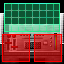

Tiled map render using the project's own tile images. Description and the map definition, with tile-layer contents summarised, below:
An orthogonal 2x2 tile map with 32x32 px tiles, 2 tile layers (objects, collision), 1 hidden layer not drawn, 7 tilesets.

<map version="1.0" orientation="orthogonal" width="2" height="2" tilewidth="32" tileheight="32">
 <tileset firstgid="1" name="furniture-modern" tilewidth="32" tileheight="32">
  <image source="../maps/graphics/tiles/furniture-modern.png" width="512" height="512" />
 </tileset>
 <tileset firstgid="257" name="furniture-placement" tilewidth="32" tileheight="32">
  <image source="../maps/graphics/tiles/furniture-placement.png" width="64" height="64" />
  <tile id="2">
   <properties>
    <property name="constraint" value="ground" />
   </properties>
  </tile>
  <tile id="3">
   <properties>
    <property name="constraint" value="wall" />
   </properties>
  </tile>
 </tileset>
 <tileset firstgid="261" name="collision" tilewidth="32" tileheight="32">
  <image source="../maps/graphics/tiles/collision.png" width="64" height="32" />
 </tileset>
 <tileset firstgid="263" name="modern-activators" tilewidth="32" tileheight="32">
  <image source="../image-atlases/modern-activators.png" width="64" height="64" />
 </tileset>
 <tileset firstgid="267" name="lab-tiles" tilewidth="32" tileheight="32">
  <image source="../image-atlases/lab-tiles.png" width="512" height="512" />
 </tileset>
 <tileset firstgid="523" name="scifi-atlas" tilewidth="32" tileheight="32">
  <image source="../image-atlases/scifi-atlas.png" width="832" height="832" />
 </tileset>
 <tileset firstgid="1199" name="future-obj2" tilewidth="32" tileheight="32">
  <image source="../image-atlases/future-obj2.png" width="512" height="512" />
 </tileset>
 <layer name="objects" width="2" height="2">
  <data>[4 cells, 4 non-empty, 4 distinct tile ids]</data>
 </layer>
 <layer name="constraints" width="2" height="2" visible="0">
  <data>[4 cells, 4 non-empty, 2 distinct tile ids]</data>
 </layer>
 <layer name="collision" width="2" height="2">
  <data>[4 cells, 2 non-empty, 1 distinct tile ids]</data>
 </layer>
</map>
